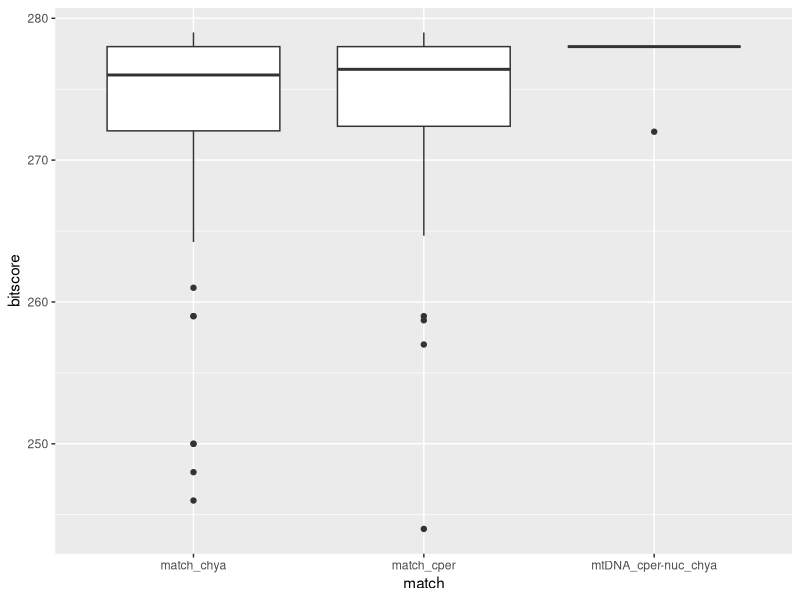

Reproduce this figure in R.
library(tidyverse)

mtdna <- read_csv('../Mitochondrial_Mapping/blast_speciesID.csv') 
admix_data <- read_csv('../splitSpecies/ADMIXTURE/MiSeq_lightSpecies2.10.1.2.results.csv')
newhybrids_subsetLoci <- read_csv('../splitSpecies/newHybrids/newHybrids_fullResults.csv')


newhybrids_subsetLoci %>%
  filter(is.na(Z),
         prior == 'Jeffreys') %>%
  filter(Indiv == 'COPE_1023.fp2.repr')

newhybrids_subsetLoci %>%
  filter(prior == 'Jeffreys') %>%
  select(-prior) %>%
  group_by(Indiv) %>%
  mutate(hybrid_type = hybrid_class[mean_posterior_probability == max(mean_posterior_probability)],
         post_prob = max(mean_posterior_probability)) %>%
  ungroup %>%
  select(-starts_with('C'), -sd_posterior_probability, -cv_posterior_probability) %>%
  pivot_wider(names_from = hybrid_class, values_from = mean_posterior_probability) %>%
  arrange(post_prob) %>%
  filter(str_detect(hybrid_type, 'pure', negate = TRUE))


newHybrids_mtdna <- newhybrids_subsetLoci %>%
  filter(prior == 'Jeffreys') %>%
  select(-prior) %>%
  mutate(Indiv = str_remove(Indiv, '.fp2.repr')) %>%
  group_by(Indiv) %>%
  mutate(hybrid_type = hybrid_class[mean_posterior_probability == max(mean_posterior_probability)],
         post_prob = max(mean_posterior_probability)) %>%
  ungroup %>%
  select(-starts_with('C'), -sd_posterior_probability, -cv_posterior_probability) %>%
  pivot_wider(names_from = hybrid_class, values_from = mean_posterior_probability) %>%
  left_join(mtdna, by = c('Indiv' = 'ID')) %>%
  mutate(match = case_when(is.na(species) ~ NA_character_,
                           hybrid_type == 'pure_b' & species == 'Coryphopterus hyalinus' ~ 'match_chya',
                           hybrid_type == 'pure_a' & species == 'Coryphopterus personatus' ~ 'match_cper',
                           hybrid_type == 'pure_a' & species == 'Coryphopterus hyalinus' ~ 'mtDNA_chya-nuc_cper',
                           hybrid_type == 'pure_b' & species == 'Coryphopterus personatus' ~ 'mtDNA_cper-nuc_chya',
                           TRUE ~ 'hybrid'))


newHybrids_mtdna %>%
  count(match)

newHybrids_mtdna %>%
  filter(str_detect(match, 'mtDNA'))


newHybrids_mtdna %>%
  filter(!is.na(species),
         str_detect(hybrid_type, 'pure')) %>%
  
  ggplot(aes(x = match, y = bitscore)) +
  geom_boxplot()


newHybrids_mtdna %>%
  mutate(hybrid = case_when(hybrid_type == 'pure_b' ~ 'chya',
                            hybrid_type == 'pure_a' ~ 'cper',
                            hybrid_type == 'a_bx' ~ 'cper_bx',
                            hybrid_type == 'b_bx' ~ 'chya_bx',
                            TRUE ~ hybrid_type)) %>%
  count(hybrid, species)
  
